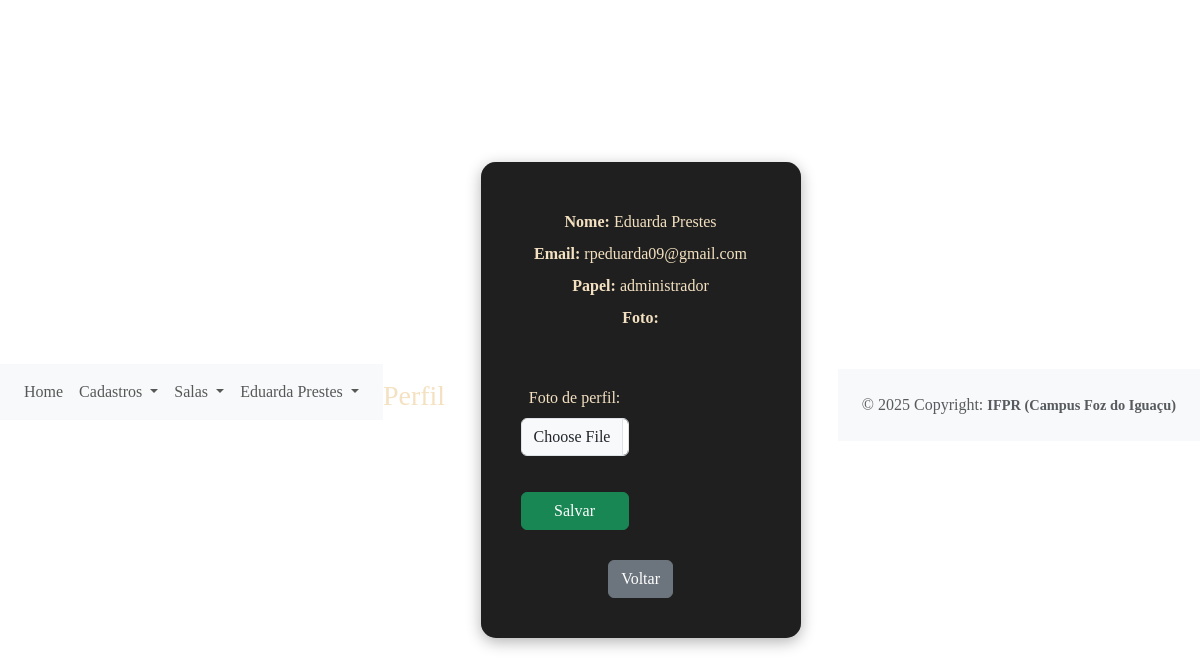
/app/controller/PerfilController.php?action=view (signed in), run on the app's committed database.
### tables this page shows
CREATE TABLE IF NOT EXISTS `usuarios` (
    `id` INT NOT NULL AUTO_INCREMENT,
    `papel` ENUM('jogador', 'administrador') NOT NULL,
    `nome` VARCHAR(100) NOT NULL,
    `apelido` VARCHAR(50) NULL DEFAULT NULL,
    `email` VARCHAR(100) NOT NULL,
    `telefone` VARCHAR(20) NULL DEFAULT NULL,
    `data_nascimento` DATE NOT NULL,
    `senha` VARCHAR(255) NOT NULL,
    `foto` VARCHAR(255) NULL,
    PRIMARY KEY (`id`),
    UNIQUE INDEX `email_unique` (`email` ASC),
    UNIQUE INDEX `apelido_unique` (`apelido` ASC)
);

### app/controller/PerfilController.php (called while the page is built, shortened)
<?php
require_once(__DIR__ . "/../dao/UsuarioDAO.php");
class PerfilController extends Controller
{
    private UsuarioDAO $usuarioDao;
    public function __construct()
    {
        $this->usuarioDao = new UsuarioDAO();
        $this->handleAction();
    }
    protected function view()
    {
        $idUsuarioLogado = $this->getIdUsuarioLogado();
        $usuario = $this->usuarioDao->findById($idUsuarioLogado);
        $dados['usuario'] = $usuario;
        $this->loadView("perfil/perfil.php", $dados);
    }
}
new PerfilController();

### app/model/Usuario.php (called while the page is built, shortened)
<?php
class Usuario
{
    private ?string $papel;
    private ?string $nome;
    private ?string $email;
    public function getPapel(): ?string
    {
        return $this->papel;
    }
    public function setPapel(?string $papel): self
    {
        $this->papel = $papel;
        return $this;
    }
    public function getNome(): ?string
    {
        return $this->nome;
    }
    public function setNome(?string $nome): self
    {
        $this->nome = $nome;
        return $this;
    }
    public function getEmail(): ?string
    {
        return $this->email;
    }
    public function setEmail(?string $email): self
    {
        $this->email = $email;
        return $this;
    }
}

### app/dao/UsuarioDAO.php (called while the page is built, shortened)
<?php
include_once(__DIR__ . "/../model/Usuario.php");
class UsuarioDAO
{
    public function findById(int $id)
    {
        $conn = Connection::getConn();
        $sql = "SELECT * FROM usuarios u" .
            " WHERE u.id = ?";
        $stm = $conn->prepare($sql);
        $stm->execute([$id]);
        $result = $stm->fetchAll();
        $usuarios = $this->mapUsuarios($result);
        if (count($usuarios) == 1)
            return $usuarios[0];
        elseif (count($usuarios) == 0)
            return null;
        die("UsuarioDAO.findById()" .
            " - Erro: mais de um usuário encontrado.");
    }
    private function mapUsuarios($result)
    {
        $usuarios = array();
        foreach ($result as $reg) {
            $usuario = new Usuario();
            $usuario->setId($reg['id']);
            $usuario->setPapel($reg['papel']);
            $usuario->setNome($reg['nome']);
            $usuario->setApelido($reg['apelido']);
            $usuario->setEmail($reg['email']);
            $usuario->setTelefone($reg['telefone']);
            $usuario->setDataNascimento($reg['data_nascimento']);
            $usuario->setSenha($reg['senha']);
            $usuario->setFoto($reg['foto']);
            array_push($usuarios, $usuario);
        }
        return $usuarios;
    }
}

### app/view/perfil/perfil.php (the view, shortened to what this page needs)
<?php
require_once(__DIR__ . "/../include/header.php");
require_once(__DIR__ . "/../include/menu.php");
?>
<h3 class="text-center">
    Perfil
</h3>
<div class="container">
    <div class="row mt-2">
        <div class="col-12 mb-2">
            <span class="fw-bold">Nome:</span>
            <span><?= $dados['usuario']->getNome() ?></span>
        </div>
        <div class="col-12 mb-2">
            <span class="fw-bold">Email:</span>
            <span><?= $dados['usuario']->getEmail() ?></span>
        </div>
        <div class="col-12 mb-2">
            <span class="fw-bold">Papel:</span>
            <span><?= $dados['usuario']->getPapel() ?></span>
        </div>
        <div class="col-12 mb-2">
            <div class="fw-bold">Foto:</div>
        </div>
    </div>
    <div class="row mt-5">
        <div class="col-6">
            <form id="frmUsuario" method="POST"
                action="<?= BASEURL ?>/controller/PerfilController.php?action=save"
                enctype="multipart/form-data" >
                <div class="mb-3">
                    <label class="form-label" for="txtFoto">Foto de perfil: </label>
                    <input class="form-control" type="file"
                        id="txtFoto" name="foto" />
                </div>
                <div class="mt-3">
                    <button type="submit" class="btn btn-success">Salvar</button>
                </div>
            </form>
        </div>
        <div class="col-6">
        </div>
    </div>
    <div class="row" style="margin-top: 30px;">
        <div class="col-12">
        <a class="btn btn-secondary"
                href="<?= BASEURL ?>/controller/UsuarioController.php?action=list">Voltar</a>
        </div>
    </div>
</div>
<?php
require_once(__DIR__ . "/../include/footer.php");
?>

### app/view/css/login.css (style rules this page uses)
body { background: url('https://cdn.pixabay.com/photo/2020/04/22/05/45/dragon-5075836_1280.jpg') no-repeat center center fixed; background-size: cover; font-family: 'Georgia', serif; color: #f4e1c1; display: flex; justify-content: center; align-items: center; height: 100vh; margin: 0; }
.container { background-color: rgba(0, 0, 0, 0.6); padding: 40px; border-radius: 15px; box-shadow: 0 4px 15px rgba(0, 0, 0, 0.3); width: 320px; text-align: center; backdrop-filter: blur(10px); }
button { width: 100%; padding: 14px; background-color: #ba4b3c; color: #f4e1c1; border: none; border-radius: 8px; font-size: 1.1em; cursor: pointer; margin-top: 20px; }
a { color: #f4e1c1; text-decoration: none; font-size: 0.9em; }
.container::before { content: ""; position: absolute; top: 0; left: 0; width: 100%; height: 100%; background: rgba(0, 0, 0, 0.7); z-index: -1; border-radius: 15px; }

### data on the page
usuarios: nome "Eduarda Prestes", email "rpeduarda09@gmail.com", papel "administrador"

### other printed values
$nome "Eduarda Prestes"
